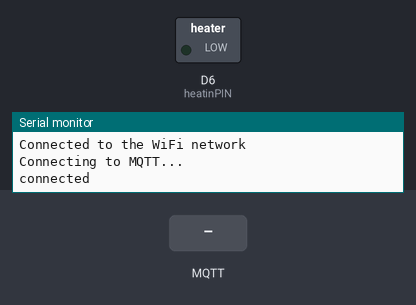
Simulated run of this sketch. Board: ESP8266 (NodeMCU). Parts: switched loads named in the sketch (green lamp = pin HIGH), the last lines printed to the serial monitor. The test bench sets the inputs (shaded band). WiFi joins after 1.5 s; servers stay silent unless stated; no MQTT or app messages arrive unless stated.

Above: at 2.7 s.
2.8 s: MQTT message "5" arrives on the first subscribed topic
At 3.5 s:
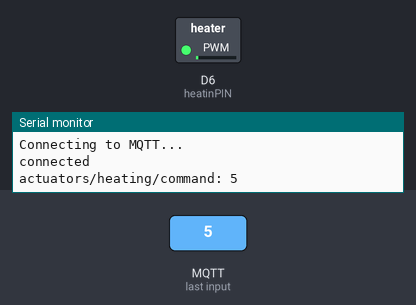
4.3 s: MQTT message "90" arrives on the first subscribed topic
At 4.6 s:
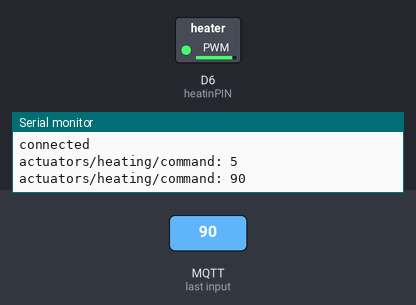
5.8 s: MQTT message "auto" arrives on the first subscribed topic
At 7.0 s:
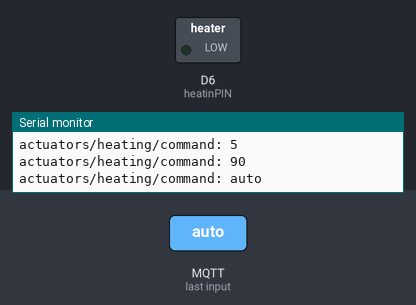
Timing chart, 0 to 8.8 s (numbered marks = the images above; inputs shaded):
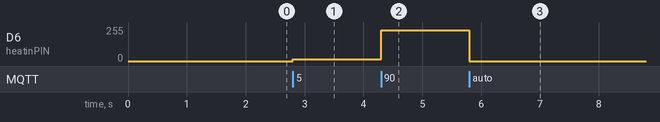

The sketch:

inside.ino
```cpp
#include <Servo.h>
#include <ESP8266WiFi.h>
#include <PubSubClient.h>

const char* ssid = "test"; // Enter your WiFi name
const char* password =  "12345678"; // Enter WiFi password
const char* mqttServer = "82.165.70.137";
const int mqttPort = 1884;
const char* mqttUser = "iotproject";
const char* mqttPassword = "iotaccesspw%";

WiFiClient espClient;
PubSubClient mqtt(espClient);

#define heatinPIN D6
int command = 0;
int power = 0;

bool heating_auto = true; // specifies if heater is on auto mode (true) or manual mode (false)

// sets heating to a specific level from 0-100.
// as heater is shwon with an LED, set brightness of the LED
void set_heating(int x){
	// make some LED stuff
	analogWrite(heatinPIN, map(x, 0, 100, 0, 255));

	char x_s[4];
	itoa(x, x_s, 10);
	mqtt.publish("actuators/heating/status", x_s);
}

void setup() {
	Serial.begin(9600);
	// Connect to WiFi
	WiFi.begin(ssid, password);
	while (WiFi.status() != WL_CONNECTED) {
		delay(500);
		Serial.println("Connecting to WiFi..");
	}
	Serial.println("Connected to the WiFi network");

	// Set mqtt config
	mqtt.setServer(mqttServer, mqttPort);
	mqtt.setCallback(callback);

	// Connect to mqtt broker
	while (!mqtt.connected()) {
		Serial.println("Connecting to MQTT...");

		if (mqtt.connect("inside", mqttUser, mqttPassword, "actuators/heating/status", 1, true, "" )) {

			Serial.println("connected");

		} else {

			Serial.print("failed with state ");
			Serial.print(mqtt.state());
			delay(2000);

		}
	}

	// subscribe to topics
	mqtt.subscribe("actuators/heating/command");
	mqtt.subscribe("actuators/heating/power");
	mqtt.subscribe("actuators/heating/mode");

}

// callback function gets called for each incoming message
void callback(char* topic, byte* payload, unsigned int length) {
	char message[length+1]; // will later contain only the message, without sender information
	for(int i = 0; i < length; i++){ // copy message from payload to message
		message[i] = (char) payload[i];
	}
	message[length] = '\0'; // add null byte to terminate string

	String topic_s = String(topic);
	String message_s = String(message);

	if(topic_s == "actuators/heating/command"){
		command = message_s.toInt();
		if(heating_auto){
			set_heating(command);
		}
	}else if (topic_s == "actuators/heating/power"){
		power = message_s.toInt();
		if(!heating_auto){
			set_heating(power);
		}
	}
	else if(topic_s == "actuators/heating/mode"){
		if(message_s == "auto"){
			heating_auto = true;
			set_heating(command);
		}else if(message_s == "manual"){
			heating_auto = false;
			set_heating(power);
		}
	}


	Serial.print(topic);
	Serial.print(": ");
	Serial.println(message);

}


void loop() {
	mqtt.loop();
}
```

Measured:
- after the input at 2.8 s, D6 (heatinPIN): 0/255 → 13/255 at once
- after the input at 4.3 s, D6 (heatinPIN): 13/255 → 230/255 at once
- after the input at 5.8 s, D6 (heatinPIN): 230/255 → 0/255 at once
